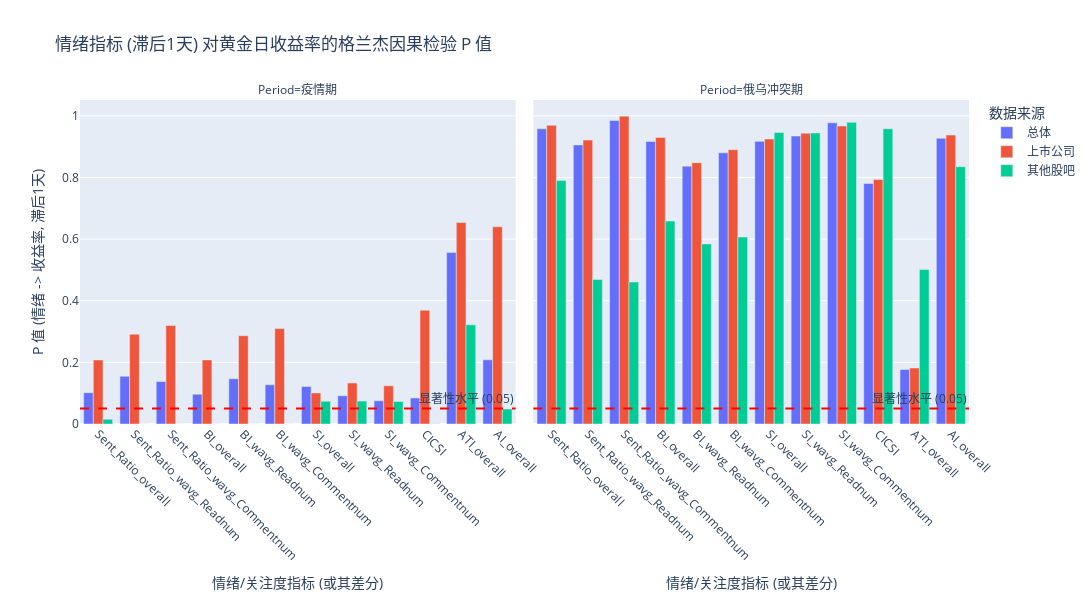

Notebook code cell kept with this figure:
### Code cell
# --- 6.3 Granger Causality Test (全面 & 可视化) ---
print("\n--- 6.3 格兰杰因果检验 (全面 & 可视化) ---")
granger_results_pvalues = {} # 存储 {period: {source: {indicator: p_value}}}
period_granger_data = [] # 用于绘图
def run_granger_and_get_pvalue(data, cause_col, effect_col, maxlag=1):
    """执行Granger并返回Lag 1的p值，处理错误和非平稳情况"""
    test_data = data[[effect_col, cause_col]].dropna().copy()
    if len(test_data) < 20: # 格兰杰检验需要足够的数据点
        # print(f"    数据点过少 ({len(test_data)})，跳过格兰杰检验。")
        return None # 返回 None 表示无法检验
    try:
        results = grangercausalitytests(test_data, maxlag=maxlag, verbose=False)
        p_value = results[maxlag][0]['ssr_ftest'][1] # 获取指定 maxlag 的p值
        return p_value
    except Exception as e:
        # print(f"    执行格兰杰检验时出错 ({cause_col} -> {effect_col}): {e}")
        return None # 返回 None 表示检验失败

for period_name in periods_of_interest.keys():
    print(f"\n分析时期: {period_name}")
    granger_results_pvalues[period_name] = {}
    

    for source_name, df_merged in merged_data_dict.items():
        print(f"  检验来源: {source_name}")
        granger_results_pvalues[period_name][source_name] = {}
        # 筛选当前时期的数据
        period_data = df_merged[df_merged['Period'] == period_name]
        if period_data.empty: continue

        # 获取该来源的平稳序列映射
        source_stationary_map = stationary_series_map.get(source_name, {})
        effect_series_name = source_stationary_map.get('Gold_Return') # 获取平稳的收益率序列名
        if not effect_series_name:
             print(f"    跳过 {source_name} ({period_name}): 黄金收益率序列非平稳或未定义。")
             continue

        current_sentiment_cols = [col for col in sentiment_indicators if col in period_data.columns]
        for indicator in current_sentiment_cols:
            cause_series_name = source_stationary_map.get(indicator) # 获取平稳的情绪序列名
            if cause_series_name and cause_series_name in period_data.columns:
                print(f"    检验 {cause_series_name} -> {effect_series_name} ...")
                p_value = run_granger_and_get_pvalue(period_data, cause_series_name, effect_series_name, maxlag=lag)
                granger_results_pvalues[period_name][source_name][indicator] = p_value
                if p_value is not None:
                    period_granger_data.append({
                        'Period': period_name,
                        'Source': source_name,
                        'Indicator': indicator,
                        'Granger_PValue': p_value,
                        'Significant_05': p_value <= 0.05 # 添加显著性标记
                    })
            else:
                print(f"    跳过 {indicator} -> Gold_Return: {indicator} 序列非平稳或未定义。")
                granger_results_pvalues[period_name][source_name][indicator] = None


# --- 可视化格兰杰检验 P 值 ---
if period_granger_data:
    df_granger_plot = pd.DataFrame(period_granger_data)
    print("\n格兰杰因果检验 P 值汇总 (部分):")
    print(df_granger_plot.head())

    # 使用 Plotly 绘制分组条形图
    fig_granger = px.bar(df_granger_plot, x='Indicator', y='Granger_PValue', color='Source',
                         facet_col='Period', barmode='group',
                         title=f'情绪指标 (滞后{lag}天) 对黄金日收益率的格兰杰因果检验 P 值',
                         labels={'Granger_PValue': f'P 值 (情绪 -> 收益率, 滞后{lag}天)',
                                 'Indicator': '情绪/关注度指标 (或其差分)', 'Source': '数据来源'},
                         category_orders={"Indicator": [col for col in sentiment_indicators if col in df_granger_plot['Indicator'].unique()]} # 保持顺序
                        )
    fig_granger.update_xaxes(tickangle=45)
    # 添加 0.05 显著性水平线
    fig_granger.add_hline(y=0.05, line_width=2, line_dash="dash", line_color="red", annotation_text="显著性水平 (0.05)")
    fig_granger.update_layout(height=600, width=1400)
    fig_granger.show()
    # fig_granger.write_image(f"granger_causality_pvalues_lag{lag}.png")

### Figure 1 — Plotly figure (JSON) as saved in the notebook; plotly's stock layout.template omitted (floating-point values rounded to 4 significant figures)
{"data": [{"alignmentgroup": "True", "hovertemplate": "数据来源=总体<br>Period=疫情期<br>情绪/关注度指标 (或其差分)=%{x}<br>P 值 (情绪 -> 收益率, 滞后1天)=%{y}<extra></extra>", "legendgroup": "总体", "marker": {"color": "#636efa", "pattern": {"shape": ""}}, "name": "总体", "offsetgroup": "总体", "orientation": "v", "showlegend": true, "textposition": "auto", "type": "bar", "x": ["Sent_Ratio_overall", "Sent_Ratio_wavg_Readnum", "Sent_Ratio_wavg_Commentnum", "BI_overall", "BI_wavg_Readnum", "BI_wavg_Commentnum", "SI_overall", "SI_wavg_Readnum", "SI_wavg_Commentnum", "CICSI", "ATI_overall", "AI_overall"], "xaxis": "x", "y": [0.1017, 0.1549, 0.1378, 0.09664, 0.1469, 0.1273, 0.1216, 0.09179, 0.07524, 0.08444, 0.5563, 0.2082], "yaxis": "y"}, {"alignmentgroup": "True", "hovertemplate": "数据来源=总体<br>Period=俄乌冲突期<br>情绪/关注度指标 (或其差分)=%{x}<br>P 值 (情绪 -> 收益率, 滞后1天)=%{y}<extra></extra>", "legendgroup": "总体", "marker": {"color": "#636efa", "pattern": {"shape": ""}}, "name": "总体", "offsetgroup": "总体", "orientation": "v", "showlegend": false, "textposition": "auto", "type": "bar", "x": ["Sent_Ratio_overall", "Sent_Ratio_wavg_Readnum", "Sent_Ratio_wavg_Commentnum", "BI_overall", "BI_wavg_Readnum", "BI_wavg_Commentnum", "SI_overall", "SI_wavg_Readnum", "SI_wavg_Commentnum", "CICSI", "ATI_overall", "AI_overall"], "xaxis": "x2", "y": [0.9578, 0.9055, 0.9849, 0.917, 0.8367, 0.8799, 0.9171, 0.9342, 0.9773, 0.7802, 0.1768, 0.927], "yaxis": "y2"}, {"alignmentgroup": "True", "hovertemplate": "数据来源=上市公司<br>Period=疫情期<br>情绪/关注度指标 (或其差分)=%{x}<br>P 值 (情绪 -> 收益率, 滞后1天)=%{y}<extra></extra>", "legendgroup": "上市公司", "marker": {"color": "#EF553B", "pattern": {"shape": ""}}, "name": "上市公司", "offsetgroup": "上市公司", "orientation": "v", "showlegend": true, "textposition": "auto", "type": "bar", "x": ["Sent_Ratio_overall", "Sent_Ratio_wavg_Readnum", "Sent_Ratio_wavg_Commentnum", "BI_overall", "BI_wavg_Readnum", "BI_wavg_Commentnum", "SI_overall", "SI_wavg_Readnum", "SI_wavg_Commentnum", "CICSI", "ATI_overall", "AI_overall"], "xaxis": "x", "y": [0.2078, 0.2915, 0.3198, 0.208, 0.2864, 0.3096, 0.101, 0.133, 0.1241, 0.3693, 0.6536, 0.6399], "yaxis": "y"}, {"alignmentgroup": "True", "hovertemplate": "数据来源=上市公司<br>Period=俄乌冲突期<br>情绪/关注度指标 (或其差分)=%{x}<br>P 值 (情绪 -> 收益率, 滞后1天)=%{y}<extra></extra>", "legendgroup": "上市公司", "marker": {"color": "#EF553B", "pattern": {"shape": ""}}, "name": "上市公司", "offsetgroup": "上市公司", "orientation": "v", "showlegend": false, "textposition": "auto", "type": "bar", "x": ["Sent_Ratio_overall", "Sent_Ratio_wavg_Readnum", "Sent_Ratio_wavg_Commentnum", "BI_overall", "BI_wavg_Readnum", "BI_wavg_Commentnum", "SI_overall", "SI_wavg_Readnum", "SI_wavg_Commentnum", "CICSI", "ATI_overall", "AI_overall"], "xaxis": "x2", "y": [0.9691, 0.9213, 0.9987, 0.9297, 0.8478, 0.89, 0.9248, 0.9436, 0.9667, 0.7931, 0.1819, 0.9376], "yaxis": "y2"}, {"alignmentgroup": "True", "hovertemplate": "数据来源=其他股吧<br>Period=疫情期<br>情绪/关注度指标 (或其差分)=%{x}<br>P 值 (情绪 -> 收益率, 滞后1天)=%{y}<extra></extra>", "legendgroup": "其他股吧", "marker": {"color": "#00cc96", "pattern": {"shape": ""}}, "name": "其他股吧", "offsetgroup": "其他股吧", "orientation": "v", "showlegend": true, "textposition": "auto", "type": "bar", "x": ["Sent_Ratio_overall", "Sent_Ratio_wavg_Readnum", "Sent_Ratio_wavg_Commentnum", "BI_overall", "BI_wavg_Readnum", "BI_wavg_Commentnum", "SI_overall", "SI_wavg_Readnum", "SI_wavg_Commentnum", "CICSI", "ATI_overall", "AI_overall"], "xaxis": "x", "y": [0.01573, 3.244e-05, 3.175e-05, 3.489e-05, 3.404e-05, 3.372e-05, 0.07374, 0.07431, 0.07336, 0.001181, 0.3218, 0.04882], "yaxis": "y"}, {"alignmentgroup": "True", "hovertemplate": "数据来源=其他股吧<br>Period=俄乌冲突期<br>情绪/关注度指标 (或其差分)=%{x}<br>P 值 (情绪 -> 收益率, 滞后1天)=%{y}<extra></extra>", "legendgroup": "其他股吧", "marker": {"color": "#00cc96", "pattern": {"shape": ""}}, "name": "其他股吧", "offsetgroup": "其他股吧", "orientation": "v", "showlegend": false, "textposition": "auto", "type": "bar", "x": ["Sent_Ratio_overall", "Sent_Ratio_wavg_Readnum", "Sent_Ratio_wavg_Commentnum", "BI_overall", "BI_wavg_Readnum", "BI_wavg_Commentnum", "SI_overall", "SI_wavg_Readnum", "SI_wavg_Commentnum", "CICSI", "ATI_overall", "AI_overall"], "xaxis": "x2", "y": [0.79, 0.4691, 0.4607, 0.6583, 0.5844, 0.6066, 0.9454, 0.9444, 0.9788, 0.9582, 0.501, 0.8349], "yaxis": "y2"}], "layout": {"annotations": [{"showarrow": false, "text": "Period=疫情期", "x": 0.245, "xanchor": "center", "xref": "paper", "y": 1, "yanchor": "bottom", "yref": "paper"}, {"showarrow": false, "text": "Period=俄乌冲突期", "x": 0.755, "xanchor": "center", "xref": "paper", "y": 1, "yanchor": "bottom", "yref": "paper"}, {"showarrow": false, "text": "显著性水平 (0.05)", "x": 1, "xanchor": "right", "xref": "x domain", "y": 0.05, "yanchor": "bottom", "yref": "y"}, {"showarrow": false, "text": "显著性水平 (0.05)", "x": 1, "xanchor": "right", "xref": "x2 domain", "y": 0.05, "yanchor": "bottom", "yref": "y2"}], "barmode": "group", "height": 600, "legend": {"title": {"text": "数据来源"}, "tracegroupgap": 0}, "shapes": [{"line": {"color": "red", "dash": "dash", "width": 2}, "type": "line", "x0": 0, "x1": 1, "xref": "x domain", "y0": 0.05, "y1": 0.05, "yref": "y"}, {"line": {"color": "red", "dash": "dash", "width": 2}, "type": "line", "x0": 0, "x1": 1, "xref": "x2 domain", "y0": 0.05, "y1": 0.05, "yref": "y2"}], "title": {"text": "情绪指标 (滞后1天) 对黄金日收益率的格兰杰因果检验 P 值"}, "width": 1400, "xaxis": {"anchor": "y", "categoryarray": ["Sent_Ratio_overall", "Sent_Ratio_wavg_Readnum", "Sent_Ratio_wavg_Commentnum", "BI_overall", "BI_wavg_Readnum", "BI_wavg_Commentnum", "SI_overall", "SI_wavg_Readnum", "SI_wavg_Commentnum", "CICSI", "ATI_overall", "AI_overall"], "categoryorder": "array", "domain": [0, 0.49], "tickangle": 45, "title": {"text": "情绪/关注度指标 (或其差分)"}}, "xaxis2": {"anchor": "y2", "categoryarray": ["Sent_Ratio_overall", "Sent_Ratio_wavg_Readnum", "Sent_Ratio_wavg_Commentnum", "BI_overall", "BI_wavg_Readnum", "BI_wavg_Commentnum", "SI_overall", "SI_wavg_Readnum", "SI_wavg_Commentnum", "CICSI", "ATI_overall", "AI_overall"], "categoryorder": "array", "domain": [0.51, 1], "matches": "x", "tickangle": 45, "title": {"text": "情绪/关注度指标 (或其差分)"}}, "yaxis": {"anchor": "x", "domain": [0, 1], "title": {"text": "P 值 (情绪 -> 收益率, 滞后1天)"}}, "yaxis2": {"anchor": "x2", "domain": [0, 1], "matches": "y", "showticklabels": false}}}
